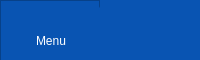
     <widget class="QFrame" name="frame_top">
      <property name="minimumSize">
       <size>
        <width>0</width>
        <height>60</height>
       </size>
      </property>
      <property name="maximumSize">
       <size>
        <width>16777215</width>
        <height>60</height>
       </size>
      </property>
      <property name="styleSheet">
       <string notr="true">background-color: #0954B2;</string>
      </property>
      <property name="frameShape">
       <enum>QFrame::NoFrame</enum>
      </property>
      <property name="frameShadow">
       <enum>QFrame::Sunken</enum>
      </property>
      <layout class="QHBoxLayout" name="horizontalLayout_2">
       <property name="spacing">
        <number>0</number>
       </property>
       <property name="leftMargin">
        <number>0</number>
       </property>
       <property name="topMargin">
        <number>0</number>
       </property>
       <property name="rightMargin">
        <number>0</number>
       </property>
       <property name="bottomMargin">
        <number>0</number>
       </property>
       <item>
        <widget class="QFrame" name="frame_btn_menu">
         <property name="minimumSize">
          <size>
           <width>0</width>
           <height>35</height>
          </size>
         </property>
         <property name="maximumSize">
          <size>
           <width>100</width>
           <height>60</height>
          </size>
         </property>
         <property name="styleSheet">
          <string notr="true">background-color:#0954B2;</string>
         </property>
         <property name="frameShape">
          <enum>QFrame::StyledPanel</enum>
         </property>
         <property name="frameShadow">
          <enum>QFrame::Raised</enum>
         </property>
         <layout class="QHBoxLayout" name="horizontalLayout_4">
          <property name="spacing">
           <number>0</number>
          </property>
          <property name="leftMargin">
           <number>0</number>
          </property>
          <property name="topMargin">
           <number>0</number>
          </property>
          <property name="rightMargin">
           <number>0</number>
          </property>
          <property name="bottomMargin">
           <number>0</number>
          </property>
          <item>
           <widget class="QPushButton" name="btn_menu">
            <property name="minimumSize">
             <size>
              <width>100</width>
              <height>80</height>
             </size>
            </property>
            <property name="maximumSize">
             <size>
              <width>80</width>
              <height>80</height>
             </size>
            </property>
            <property name="styleSheet">
             <string notr="true">QPushButton{
	border-style: none;
	border-width: 2px;
	font: 75 14pt &quot;MS Shell Dlg 2&quot;;
	color: rgb(255, 255, 255);
	background-color: #0954B2;
	border-radius: 12px;
	border-bottom-color: rgb(4, 35, 38);
	border-right-color:  rgb(4, 35, 38);
}
QPushButton:hover{
	border-style: none;
	border-width: 2px;
	font: 75 14pt &quot;MS Shell Dlg 2&quot;;
	color: rgb(255, 255, 255);
	background-color: #4195FF;
	border-radius: 25px;
	border-bottom-color: rgb(4, 35, 38);
	border-right-color:  rgb(4, 35, 38);
}


QPushButton:pressed{
	border-style: none;
	border-width: 2px;
	font: 75 14pt &quot;MS Shell Dlg 2&quot;;
	color: rgb(255, 255, 255);
	background-color:#0954B2;
	border-radius: 8px;
	border-top-color: rgb(4, 35, 38);
	border-left-color:  rgb(4, 35, 38);
}</string>
            </property>
            <property name="text">
             <string>Menu</string>
            </property>
            <property name="icon">
             <iconset>
              <normaloff>src/menu_icon.svg</normaloff>src/menu_icon.svg</iconset>
            </property>
            <property name="iconSize">
             <size>
              <width>32</width>
              <height>32</height>
             </size>
            </property>
           </widget>
          </item>
         </layout>
        </widget>
       </item>
       <item>
        <widget class="QFrame" name="frame_info">
         <property name="minimumSize">
          <size>
           <width>0</width>
           <height>0</height>
          </size>
         </property>
         <property name="styleSheet">
          <string notr="true">background-color: rgb(9, 84, 178);</string>
         </property>
         <property name="frameShape">
          <enum>QFrame::NoFrame</enum>
         </property>
         <property name="frameShadow">
          <enum>QFrame::Raised</enum>
         </property>
         <layout class="QHBoxLayout" name="horizontalLayout_7">
          <property name="spacing">
           <number>0</number>
          </property>
          <property name="leftMargin">
           <number>0</number>
          </property>
          <property name="topMargin">
           <number>0</number>
          </property>
          <property name="rightMargin">
           <number>0</number>
          </property>
          <property name="bottomMargin">
           <number>0</number>
          </property>
         </layout>
        </widget>
       </item>
      </layout>
     </widget>
